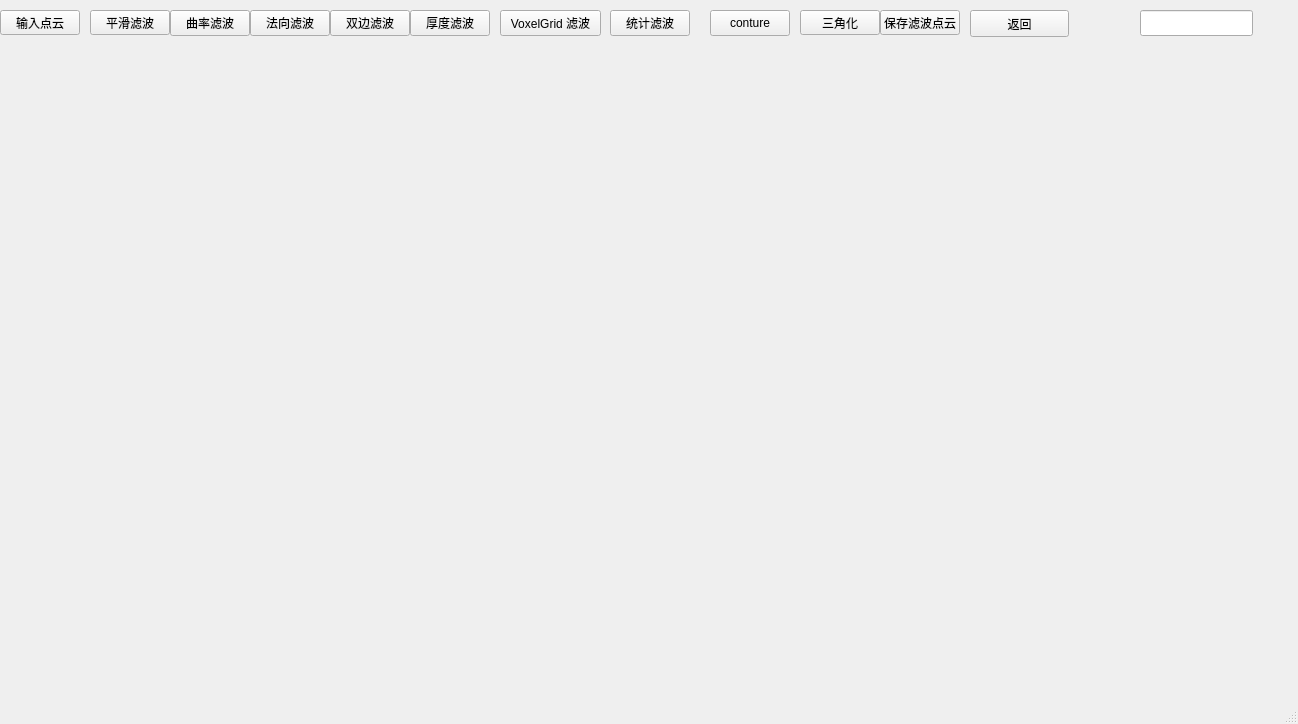
<?xml version="1.0" encoding="UTF-8"?>
<ui version="4.0">
 <class>FilterWindow</class>
 <widget class="QMainWindow" name="FilterWindow">
  <property name="geometry">
   <rect>
    <x>0</x>
    <y>0</y>
    <width>1298</width>
    <height>724</height>
   </rect>
  </property>
  <property name="windowTitle">
   <string>FilterWindow</string>
  </property>
  <widget class="QWidget" name="centralwidget">
   <widget class="QPushButton" name="RetuenBtn">
    <property name="geometry">
     <rect>
      <x>970</x>
      <y>10</y>
      <width>99</width>
      <height>27</height>
     </rect>
    </property>
    <property name="text">
     <string>返回</string>
    </property>
   </widget>
   <widget class="Widget" name="widget" native="true">
    <property name="geometry">
     <rect>
      <x>0</x>
      <y>40</y>
      <width>1280</width>
      <height>640</height>
     </rect>
    </property>
   </widget>
   <widget class="QPushButton" name="input_Btn">
    <property name="geometry">
     <rect>
      <x>0</x>
      <y>10</y>
      <width>80</width>
      <height>25</height>
     </rect>
    </property>
    <property name="text">
     <string>输入点云</string>
    </property>
   </widget>
   <widget class="QPushButton" name="smooth_Btn">
    <property name="geometry">
     <rect>
      <x>90</x>
      <y>10</y>
      <width>80</width>
      <height>25</height>
     </rect>
    </property>
    <property name="text">
     <string>平滑滤波</string>
    </property>
   </widget>
   <widget class="QPushButton" name="DEM_Btn">
    <property name="geometry">
     <rect>
      <x>800</x>
      <y>10</y>
      <width>80</width>
      <height>25</height>
     </rect>
    </property>
    <property name="text">
     <string>三角化</string>
    </property>
   </widget>
   <widget class="QPushButton" name="save_Btn">
    <property name="geometry">
     <rect>
      <x>880</x>
      <y>10</y>
      <width>80</width>
      <height>25</height>
     </rect>
    </property>
    <property name="text">
     <string>保存滤波点云</string>
    </property>
   </widget>
   <widget class="QPushButton" name="curvature_Btn">
    <property name="geometry">
     <rect>
      <x>170</x>
      <y>10</y>
      <width>80</width>
      <height>26</height>
     </rect>
    </property>
    <property name="text">
     <string>曲率滤波</string>
    </property>
   </widget>
   <widget class="QPushButton" name="normal_Btn">
    <property name="geometry">
     <rect>
      <x>250</x>
      <y>10</y>
      <width>80</width>
      <height>26</height>
     </rect>
    </property>
    <property name="text">
     <string>法向滤波</string>
    </property>
   </widget>
   <widget class="QPushButton" name="bothside_Btn">
    <property name="geometry">
     <rect>
      <x>330</x>
      <y>10</y>
      <width>80</width>
      <height>26</height>
     </rect>
    </property>
    <property name="text">
     <string>双边滤波</string>
    </property>
   </widget>
   <widget class="QPushButton" name="statistics_Btn">
    <property name="geometry">
     <rect>
      <x>610</x>
      <y>10</y>
      <width>80</width>
      <height>26</height>
     </rect>
    </property>
    <property name="text">
     <string>统计滤波</string>
    </property>
   </widget>
   <widget class="QPushButton" name="voxelgrid_Btn">
    <property name="geometry">
     <rect>
      <x>500</x>
      <y>10</y>
      <width>101</width>
      <height>26</height>
     </rect>
    </property>
    <property name="text">
     <string>VoxelGrid 滤波</string>
    </property>
   </widget>
   <widget class="QPushButton" name="thick_Btn">
    <property name="geometry">
     <rect>
      <x>410</x>
      <y>10</y>
      <width>80</width>
      <height>26</height>
     </rect>
    </property>
    <property name="text">
     <string>厚度滤波</string>
    </property>
   </widget>
   <widget class="QPushButton" name="conture_Btn">
    <property name="geometry">
     <rect>
      <x>710</x>
      <y>10</y>
      <width>80</width>
      <height>26</height>
     </rect>
    </property>
    <property name="text">
     <string>conture</string>
    </property>
   </widget>
   <widget class="QLineEdit" name="Filter_Edit">
    <property name="geometry">
     <rect>
      <x>1140</x>
      <y>10</y>
      <width>113</width>
      <height>26</height>
     </rect>
    </property>
   </widget>
  </widget>
  <widget class="QMenuBar" name="menubar">
   <property name="geometry">
    <rect>
     <x>0</x>
     <y>0</y>
     <width>1298</width>
     <height>23</height>
    </rect>
   </property>
  </widget>
  <widget class="QStatusBar" name="statusbar"/>
 </widget>
 <customwidgets>
  <customwidget>
   <class>Widget</class>
   <extends>QWidget</extends>
   <header location="global">widget.h</header>
   <container>1</container>
  </customwidget>
 </customwidgets>
 <resources/>
 <connections/>
</ui>
